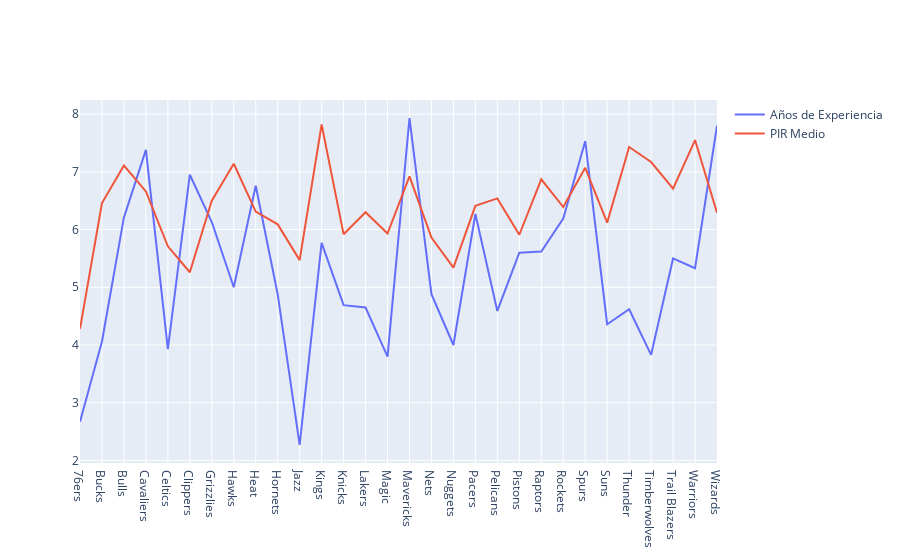

The notebook cell saved with this chart:
### Code cell
# Visualización - Temporada 2014-2015

import plotly.graph_objects as go

fig = go.Figure()

fig.add_trace(go.Scatter(x = teams_2014['nombre_equipo'], y = teams_2014.anios_experiencia,
                    mode = 'lines',
                    name = 'Años de Experiencia'))

fig.add_trace(go.Scatter(x = teams_2014['nombre_equipo'], y = teams_2014.pir_medio_total,
                    mode = 'lines',
                    name = 'PIR Medio'))
fig.show()

### Figure 1 — Plotly figure (JSON) as saved in the notebook; plotly's stock layout.template omitted (floating-point values rounded to 4 significant figures)
{"data": [{"mode": "lines", "name": "Años de Experiencia", "type": "scatter", "x": ["76ers", "Bucks", "Bulls", "Cavaliers", "Celtics", "Clippers", "Grizzlies", "Hawks", "Heat", "Hornets", "Jazz", "Kings", "Knicks", "Lakers", "Magic", "Mavericks", "Nets", "Nuggets", "Pacers", "Pelicans", "Pistons", "Raptors", "Rockets", "Spurs", "Suns", "Thunder", "Timberwolves", "Trail Blazers", "Warriors", "Wizards"], "y": [2.67, 4.06, 6.21, 7.38, 3.93, 6.95, 6.13, 5, 6.76, 4.88, 2.27, 5.77, 4.69, 4.65, 3.8, 7.93, 4.88, 4, 6.27, 4.59, 5.6, 5.62, 6.19, 7.53, 4.36, 4.62, 3.83, 5.5, 5.33, 7.8]}, {"mode": "lines", "name": "PIR Medio", "type": "scatter", "x": ["76ers", "Bucks", "Bulls", "Cavaliers", "Celtics", "Clippers", "Grizzlies", "Hawks", "Heat", "Hornets", "Jazz", "Kings", "Knicks", "Lakers", "Magic", "Mavericks", "Nets", "Nuggets", "Pacers", "Pelicans", "Pistons", "Raptors", "Rockets", "Spurs", "Suns", "Thunder", "Timberwolves", "Trail Blazers", "Warriors", "Wizards"], "y": [4.28, 6.46, 7.11, 6.66, 5.71, 5.26, 6.5, 7.14, 6.31, 6.09, 5.47, 7.82, 5.92, 6.3, 5.93, 6.92, 5.86, 5.34, 6.41, 6.54, 5.91, 6.87, 6.39, 7.07, 6.12, 7.43, 7.17, 6.71, 7.55, 6.29]}], "layout": {}}
